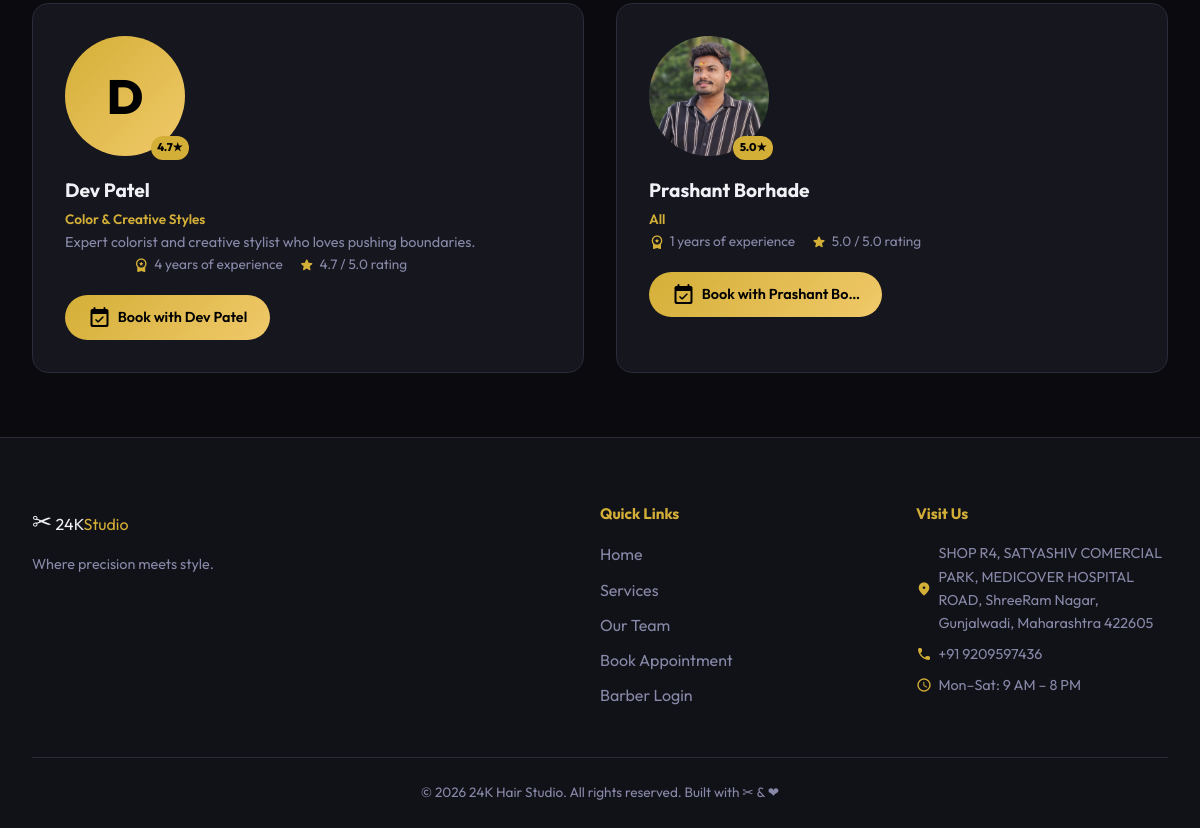
Before: /team/ (lower part) with the older database file.
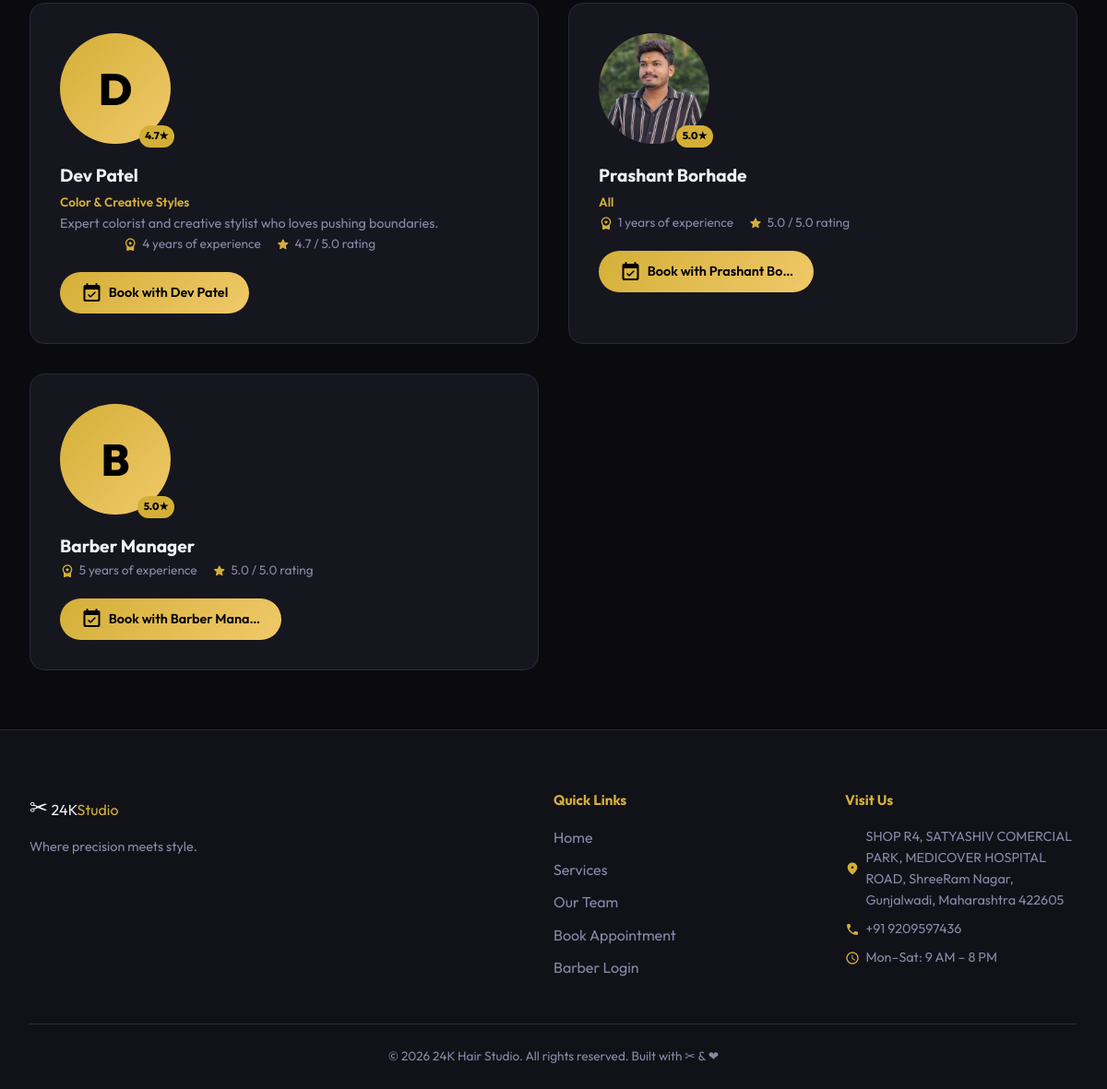
After: the same page with the newer database file.
### bookings/models.py (models this page shows, shortened)
class Barber(models.Model):
    user = models.OneToOneField(User, on_delete=models.CASCADE, null=True, blank=True)
    shop = models.ForeignKey(Shop, on_delete=models.CASCADE, related_name='barbers', null=True, blank=True)
    name = models.CharField(max_length=100)
    speciality = models.CharField(max_length=200, blank=True)
    bio = models.TextField(blank=True)
    photo = models.ImageField(upload_to='barbers/', null=True, blank=True)
    rating = models.DecimalField(max_digits=3, decimal_places=1, default=5.0)
    experience_years = models.IntegerField(default=1)
    is_manager = models.BooleanField(default=False)
    is_active = models.BooleanField(default=True)

### bookings/views.py (the view)
# urls.py: path('team/', views.team, name='team'),
def team(request):
    barbers = Barber.objects.filter(is_active=True)
    return render(request, 'bookings/team.html', {'barbers': barbers})

### templates/bookings/team.html (shortened to what this page needs)
{% extends "base.html" %}
{% block content %}
<div class="page-section">
  <div class="section-container">
    <div class="team-grid">
      {% for barber in barbers %}
      <div class="barber-card large">
        <div class="barber-avatar large-avatar">
          {% if barber.photo %}
            <img src="{{ barber.photo.url }}" alt="{{ barber.name }}" />
          {% else %}
            <div class="avatar-placeholder large">{{ barber.name|first }}</div>
          {% endif %}
          <div class="barber-badge">{{ barber.rating }}★</div>
        </div>
        <div class="barber-info">
          <h2 class="barber-name">{{ barber.name }}</h2>
          <span class="barber-specialty">{{ barber.speciality }}</span>
          <p class="barber-bio">{{ barber.bio }}</p>
          <div class="barber-meta">
            <span>
              <span class="material-icons-round">workspace_premium</span>
              {{ barber.experience_years }} years of experience
            </span>
            <span>
              <span class="material-icons-round">star</span>
              {{ barber.rating }} / 5.0 rating
            </span>
          </div>
        </div>
        <a href="{% url 'book' %}" class="btn btn-primary">
          <span class="material-icons-round">event_available</span>
          Book with {{ barber.name|truncatechars:12 }}
        </a>
      </div>
      {% endfor %}
    </div>
  </div>
</div>
{% endblock %}

Changed rows visible on the page:
added Barber: name|first "B", rating "5.0", name "Barber Manager", experience_years "5", name "Barber Mana…"
